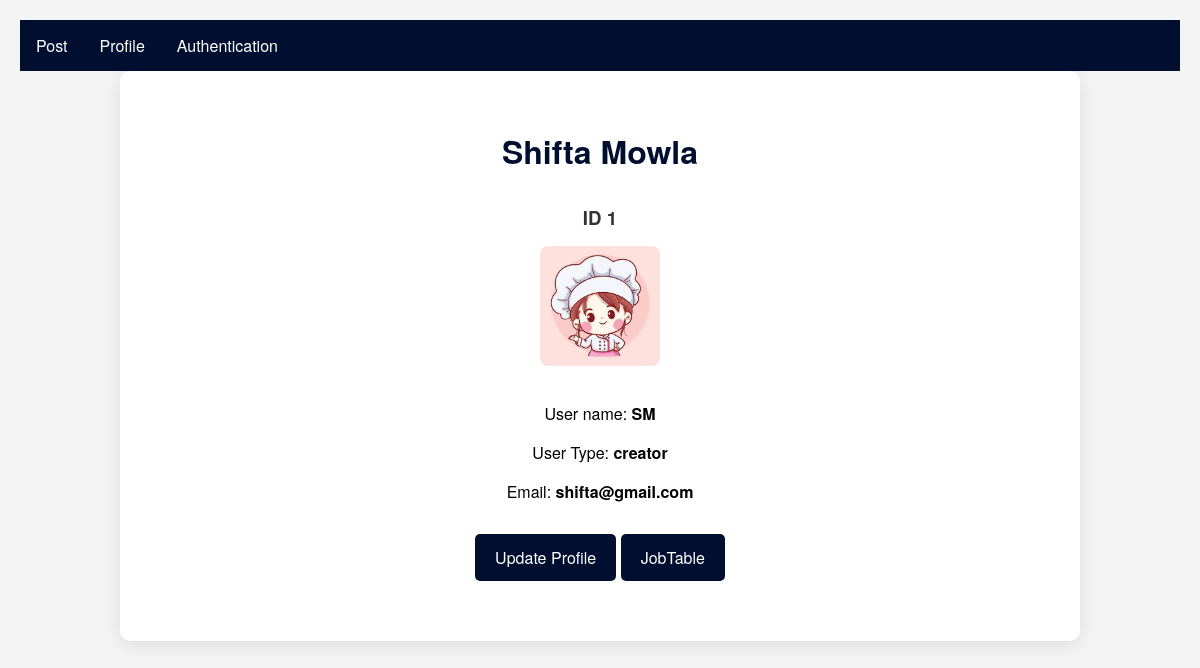
The page /Profile/ (signed in) on the database as committed earlier.
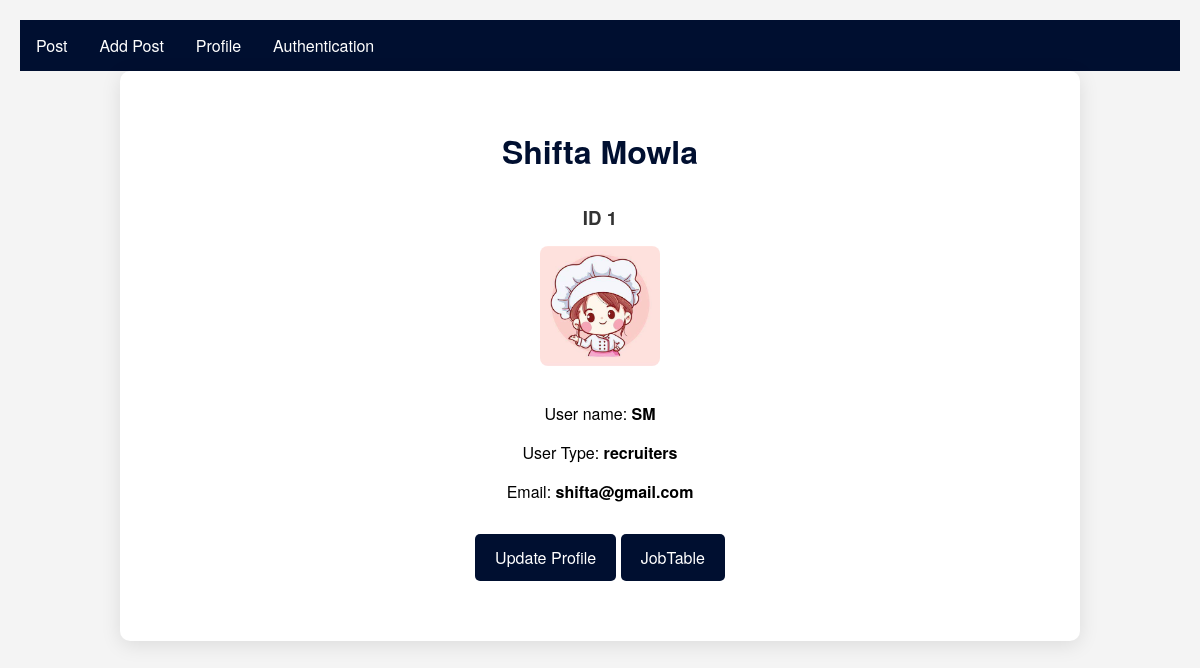
The same page on the database as committed later.
### myapp/models.py (models this page shows, shortened)
class Custom_user(AbstractUser):
    USER=[
        ('recruiters','Recruiters'),
        ('jobseeker','Jobseeker')
    ]
    user_type=models.CharField(choices=USER,max_length=100,null=True)
    Display_name=models.CharField(max_length=100,null=True)

### myproject/views.py (the view)
# urls.py: path('Profile/', Profile, name='Profile'),
def Profile(req):
    current_user=req.user
    edu=CreatorProfileModel.objects.filter(user=current_user)
    exp=viewersProfileModel.objects.filter(user=current_user)
    Skills=Skills_Model.objects.filter(user=current_user)
    text={
        'edu':edu,
        'exp':exp,
        'Skills':Skills,
    }
    return render(req,'profile.html',text)

### template/profile.html (shortened to what this page needs)
{% extends 'base.html' %}
{% block body %}
<!DOCTYPE html>
<html lang="en">
<head>
</head>
<body>
    <div class="container">
        <h2>{{ user.first_name }} {{ user.last_name }}</h2>
        <div class="profile-info">
            <h3>ID {{ user.id }}</h3>
            {% for i in edu %}
            <div class="logo">
                <img src="/{{ i.Image }}" alt="Company Logo">
            </div>
            {% endfor %}
            <p>User name: <strong>{{ user.username }}</strong></p>
            <p>User Type: <strong>{{ user.user_type }}</strong></p>
            <p>Email: <strong>{{ user.email }}</strong></p>
            {% for i in edu %}
            <a href="{% url 'updateprofile' i.id %}" class="apply-button">Update Profile</a>
            <a href="{% url 'Table' %}" class="apply-button">JobTable</a>
            {% endfor %}
        </div>
    </div>
</body>
</html>
{% endblock body %}

Rows that differ between the two databases and show on the page:
changed Custom_user "Shifta": user_type "creator" → "recruiters"
Other text that changed with them:
text now shown: "Add Post"
